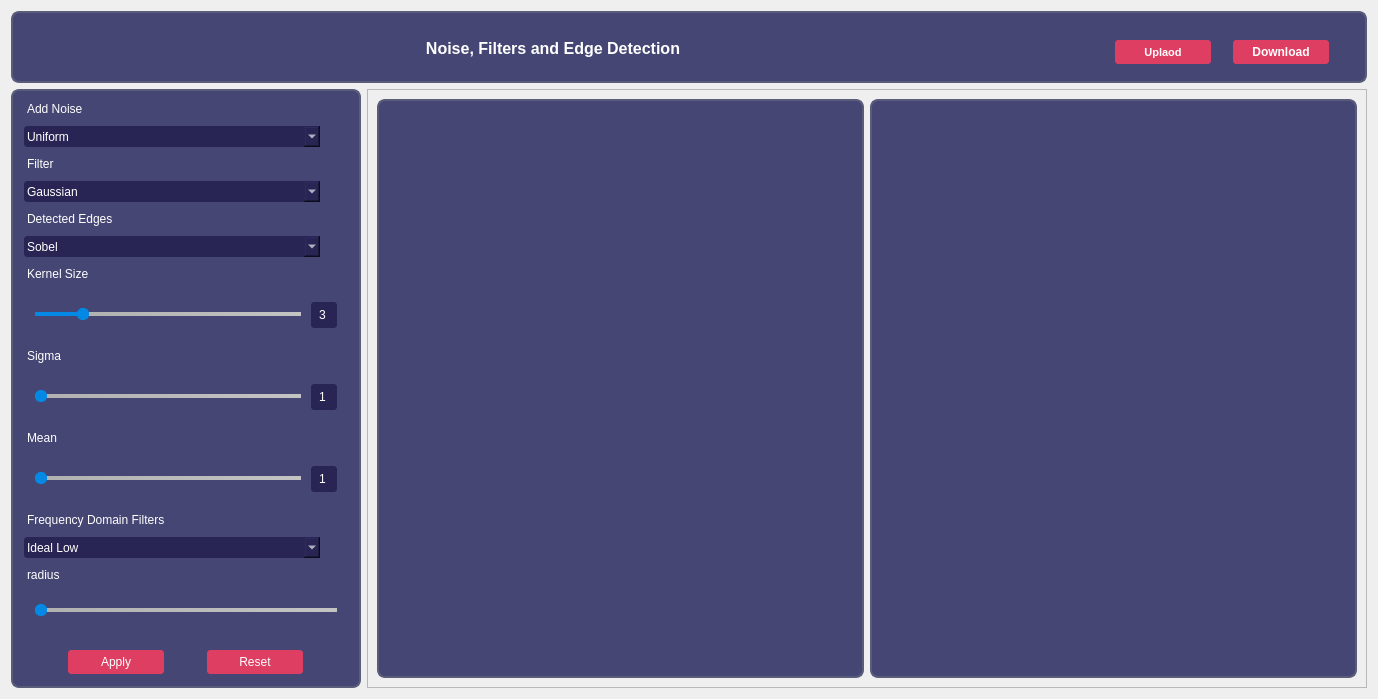
      <widget class="QWidget" name="tab">
       <attribute name="title">
        <string>Filter</string>
       </attribute>
       <layout class="QGridLayout" name="gridLayout_3">
        <item row="0" column="0" colspan="2">
         <widget class="QFrame" name="frame_16">
          <property name="maximumSize">
           <size>
            <width>16777215</width>
            <height>100</height>
           </size>
          </property>
          <property name="styleSheet">
           <string notr="true">background-color:#454674;
border-radius:8px;
border : 2px solid #5A5D7A; </string>
          </property>
          <property name="frameShape">
           <enum>QFrame::StyledPanel</enum>
          </property>
          <property name="frameShadow">
           <enum>QFrame::Raised</enum>
          </property>
          <layout class="QHBoxLayout" name="horizontalLayout_17" stretch="4,1">
           <item>
            <widget class="QFrame" name="frame_17">
             <property name="minimumSize">
              <size>
               <width>0</width>
               <height>50</height>
              </size>
             </property>
             <property name="styleSheet">
              <string notr="true">border : 2px solid #454674; </string>
             </property>
             <property name="frameShape">
              <enum>QFrame::StyledPanel</enum>
             </property>
             <property name="frameShadow">
              <enum>QFrame::Raised</enum>
             </property>
             <layout class="QVBoxLayout" name="verticalLayout_3">
              <item>
               <widget class="QLabel" name="label_3">
                <property name="minimumSize">
                 <size>
                  <width>0</width>
                  <height>30</height>
                 </size>
                </property>
                <property name="font">
                 <font>
                  <pointsize>12</pointsize>
                  <weight>75</weight>
                  <bold>true</bold>
                 </font>
                </property>
                <property name="styleSheet">
                 <string notr="true">color:white;
border : 2px solid #454674; </string>
                </property>
                <property name="text">
                 <string>Noise, Filters and Edge Detection</string>
                </property>
                <property name="alignment">
                 <set>Qt::AlignCenter</set>
                </property>
               </widget>
              </item>
             </layout>
            </widget>
           </item>
           <item>
            <widget class="QFrame" name="frame_18">
             <property name="minimumSize">
              <size>
               <width>0</width>
               <height>40</height>
              </size>
             </property>
             <property name="maximumSize">
              <size>
               <width>16777215</width>
               <height>40</height>
              </size>
             </property>
             <property name="styleSheet">
              <string notr="true">margin-top:0px;
border : 2px solid #454674; </string>
             </property>
             <property name="frameShape">
              <enum>QFrame::StyledPanel</enum>
             </property>
             <property name="frameShadow">
              <enum>QFrame::Raised</enum>
             </property>
             <layout class="QHBoxLayout" name="horizontalLayout">
              <item>
               <widget class="QPushButton" name="filterUpload_button">
                <property name="minimumSize">
                 <size>
                  <width>100</width>
                  <height>28</height>
                 </size>
                </property>
                <property name="maximumSize">
                 <size>
                  <width>100</width>
                  <height>16777215</height>
                 </size>
                </property>
                <property name="font">
                 <font>
                  <pointsize>8</pointsize>
                  <weight>75</weight>
                  <bold>true</bold>
                 </font>
                </property>
                <property name="styleSheet">
                 <string notr="true">background-color: #DE3E62;
border-radius: 5px;
color:white;

</string>
                </property>
                <property name="text">
                 <string>Uplaod</string>
                </property>
               </widget>
              </item>
              <item>
               <widget class="QPushButton" name="filterDownload_button">
                <property name="minimumSize">
                 <size>
                  <width>100</width>
                  <height>28</height>
                 </size>
                </property>
                <property name="maximumSize">
                 <size>
                  <width>100</width>
                  <height>16777215</height>
                 </size>
                </property>
                <property name="font">
                 <font>
                  <weight>75</weight>
                  <bold>true</bold>
                 </font>
                </property>
                <property name="styleSheet">
                 <string notr="true">background-color: #DE3E62;
border-radius: 5px;
color:white;
</string>
                </property>
                <property name="text">
                 <string>Download</string>
                </property>
               </widget>
              </item>
             </layout>
            </widget>
           </item>
          </layout>
         </widget>
        </item>
        <item row="2" column="0">
         <widget class="QFrame" name="frame_11">
          <property name="minimumSize">
           <size>
            <width>350</width>
            <height>0</height>
           </size>
          </property>
          <property name="maximumSize">
           <size>
            <width>300</width>
            <height>16777215</height>
           </size>
          </property>
          <property name="styleSheet">
           <string notr="true">background-color:#454674;
font: 9pt &quot;MS Shell Dlg 2&quot;;
border-radius:8px;
border : 2px solid #5A5D7A; </string>
          </property>
          <property name="frameShape">
           <enum>QFrame::StyledPanel</enum>
          </property>
          <property name="frameShadow">
           <enum>QFrame::Raised</enum>
          </property>
          <layout class="QVBoxLayout" name="verticalLayout_2">
           <item>
            <widget class="QLabel" name="label_4">
             <property name="font">
              <font>
               <family>MS Shell Dlg 2</family>
               <pointsize>9</pointsize>
               <weight>50</weight>
               <italic>false</italic>
               <bold>false</bold>
              </font>
             </property>
             <property name="styleSheet">
              <string notr="true">color:white;
border : 2px solid #454674; </string>
             </property>
             <property name="text">
              <string>Add Noise</string>
             </property>
            </widget>
           </item>
           <item>
            <widget class="QComboBox" name="noise_comboBox">
             <property name="minimumSize">
              <size>
               <width>0</width>
               <height>25</height>
              </size>
             </property>
             <property name="maximumSize">
              <size>
               <width>300</width>
               <height>16777215</height>
              </size>
             </property>
             <property name="styleSheet">
              <string notr="true">background-color: #282554;
border-radius: 5px;
color:white;
border : 2px solid #454674; 
</string>
             </property>
             <item>
              <property name="text">
               <string>Uniform</string>
              </property>
             </item>
             <item>
              <property name="text">
               <string>Gaussian</string>
              </property>
             </item>
             <item>
              <property name="text">
               <string>Salt &amp; Pepper</string>
              </property>
             </item>
            </widget>
           </item>
           <item>
            <widget class="QLabel" name="label_5">
             <property name="font">
              <font>
               <family>MS Shell Dlg 2</family>
               <pointsize>9</pointsize>
               <weight>50</weight>
               <italic>false</italic>
               <bold>false</bold>
              </font>
             </property>
             <property name="styleSheet">
              <string notr="true">color:white;
border : 2px solid #454674; </string>
             </property>
             <property name="text">
              <string>Filter</string>
             </property>
            </widget>
           </item>
           <item>
            <widget class="QComboBox" name="filter_comboBox">
             <property name="minimumSize">
              <size>
               <width>0</width>
               <height>25</height>
              </size>
             </property>
             <property name="maximumSize">
              <size>
               <width>300</width>
               <height>16777215</height>
              </size>
             </property>
             <property name="styleSheet">
              <string notr="true">background-color: #282554;
border-radius: 5px;
color:white;
border : 2px solid #454674; </string>
             </property>
             <item>
              <property name="text">
               <string>Gaussian</string>
              </property>
             </item>
             <item>
              <property name="text">
               <string>Average</string>
              </property>
             </item>
             <item>
              <property name="text">
               <string>Median</string>
              </property>
             </item>
            </widget>
           </item>
           <item>
            <widget class="QLabel" name="label_6">
             <property name="font">
              <font>
               <family>MS Shell Dlg 2</family>
               <pointsize>9</pointsize>
               <weight>50</weight>
               <italic>false</italic>
               <bold>false</bold>
              </font>
             </property>
             <property name="styleSheet">
              <string notr="true">color:white;
border : 2px solid #454674; </string>
             </property>
             <property name="text">
              <string>Detected Edges</string>
             </property>
            </widget>
           </item>
           <item>
            <widget class="QComboBox" name="edges_comboBox">
             <property name="minimumSize">
              <size>
               <width>0</width>
               <height>25</height>
              </size>
             </property>
             <property name="maximumSize">
              <size>
               <width>300</width>
               <height>16777215</height>
              </size>
             </property>
             <property name="styleSheet">
              <string notr="true">background-color: #282554;
border-radius: 5px;
color:white;
border : 2px solid #454674; </string>
             </property>
             <item>
              <property name="text">
               <string>Sobel</string>
              </property>
             </item>
             <item>
              <property name="text">
               <string>Roberts</string>
              </property>
             </item>
             <item>
              <property name="text">
               <string>Prewitt</string>
              </property>
             </item>
             <item>
              <property name="text">
               <string>Canny</string>
              </property>
             </item>
            </widget>
           </item>
           <item>
            <widget class="QLabel" name="label_8">
             <property name="font">
              <font>
               <family>MS Shell Dlg 2</family>
               <pointsize>9</pointsize>
               <weight>50</weight>
               <italic>false</italic>
               <bold>false</bold>
              </font>
             </property>
             <property name="styleSheet">
              <string notr="true">color:white;
border : 2px solid #454674; </string>
             </property>
             <property name="text">
              <string>Kernel Size</string>
             </property>
            </widget>
           </item>
           <item>
            <widget class="QFrame" name="frame_12">
             <property name="styleSheet">
              <string notr="true">border : 2px solid #454674; </string>
             </property>
             <property name="frameShape">
              <enum>QFrame::StyledPanel</enum>
             </property>
             <property name="frameShadow">
              <enum>QFrame::Raised</enum>
             </property>
             <layout class="QHBoxLayout" name="horizontalLayout_5">
              <item>
               <widget class="QSlider" name="kernel_slider">
                <property name="styleSheet">
                 <string notr="true">QSlider::groove:horizontal {
    border: 1px solid #999999;
    height: 2px;
}

QSlider::handle:horizontal {
    background: #0388E3;
    width: 10px;
    margin: -5px -1px;
    border-radius: 5px;
    border: 1px solid #0388E3;
}

QSlider::add-page:horizontal {
    background: qlineargradient(x1: 0, y1: 0, x2: 1, y2: 0, stop: 0 #B1B1B1, stop: 1 #c4c4c4);
}

QSlider::sub-page:horizontal {
    background: #0388E3;
}

QSlider::handle:horizontal:hover {
    background: #007ad9;
    border-color: #007ad9;
}
</string>
                </property>
                <property name="minimum">
                 <number>0</number>
                </property>
                <property name="maximum">
                 <number>6</number>
                </property>
                <property name="singleStep">
                 <number>1</number>
                </property>
                <property name="value">
                 <number>1</number>
                </property>
                <property name="sliderPosition">
                 <number>1</number>
                </property>
                <property name="orientation">
                 <enum>Qt::Horizontal</enum>
                </property>
               </widget>
              </item>
              <item alignment="Qt::AlignHCenter|Qt::AlignVCenter">
               <widget class="QLabel" name="kernel_label">
                <property name="minimumSize">
                 <size>
                  <width>30</width>
                  <height>30</height>
                 </size>
                </property>
                <property name="styleSheet">
                 <string notr="true">background-color: #282554;
border-radius: 5px;
color:white;
padding-left:5px;</string>
                </property>
                <property name="text">
                 <string>3</string>
                </property>
               </widget>
              </item>
             </layout>
            </widget>
           </item>
           <item>
            <widget class="QLabel" name="label_19">
             <property name="font">
              <font>
               <family>MS Shell Dlg 2</family>
               <pointsize>9</pointsize>
               <weight>50</weight>
               <italic>false</italic>
               <bold>false</bold>
              </font>
             </property>
             <property name="styleSheet">
              <string notr="true">color:white;
border : 2px solid #454674; </string>
             </property>
             <property name="text">
              <string>Sigma</string>
             </property>
            </widget>
           </item>
           <item>
            <widget class="QFrame" name="frame_13">
             <property name="styleSheet">
              <string notr="true">border : 2px solid #454674; </string>
             </property>
             <property name="frameShape">
              <enum>QFrame::StyledPanel</enum>
             </property>
             <property name="frameShadow">
              <enum>QFrame::Raised</enum>
             </property>
             <layout class="QHBoxLayout" name="horizontalLayout_6">
              <item>
               <widget class="QSlider" name="sigma_slider">
                <property name="styleSheet">
                 <string notr="true">QSlider::groove:horizontal {
    border: 1px solid #999999;
    height: 2px;
}

QSlider::handle:horizontal {
    background: #0388E3;
    width: 10px;
    margin: -5px -1px;
    border-radius: 5px;
    border: 1px solid #0388E3;
}

QSlider::add-page:horizontal {
    background: qlineargradient(x1: 0, y1: 0, x2: 1, y2: 0, stop: 0 #B1B1B1, stop: 1 #c4c4c4);
}

QSlider::sub-page:horizontal {
    background: #0388E3;
}

QSlider::handle:horizontal:hover {
    background: #007ad9;
    border-color: #007ad9;
}
</string>
                </property>
                <property name="minimum">
                 <number>1</number>
                </property>
                <property name="maximum">
                 <number>15</number>
                </property>
                <property name="sliderPosition">
                 <number>1</number>
                </property>
                <property name="orientation">
                 <enum>Qt::Horizontal</enum>
                </property>
               </widget>
              </item>
              <item>
               <widget class="QLabel" name="sigma_label">
                <property name="minimumSize">
                 <size>
                  <width>30</width>
                  <height>30</height>
                 </size>
                </property>
                <property name="styleSheet">
                 <string notr="true">background-color: #282554;
border-radius: 5px;
color:white;
padding-left:5px;</string>
                </property>
                <property name="text">
                 <string>1</string>
                </property>
               </widget>
              </item>
             </layout>
            </widget>
           </item>
           <item>
            <widget class="QLabel" name="label_21">
             <property name="font">
              <font>
               <family>MS Shell Dlg 2</family>
               <pointsize>9</pointsize>
               <weight>50</weight>
               <italic>false</italic>
               <bold>false</bold>
              </font>
             </property>
             <property name="styleSheet">
              <string notr="true">color:white;
border : 2px solid #454674; </string>
             </property>
             <property name="text">
              <string>Mean</string>
             </property>
            </widget>
           </item>
           <item>
            <widget class="QFrame" name="frame_14">
             <property name="styleSheet">
              <string notr="true">border : 2px solid #454674; </string>
             </property>
             <property name="frameShape">
              <enum>QFrame::StyledPanel</enum>
             </property>
             <property name="frameShadow">
              <enum>QFrame::Raised</enum>
             </property>
             <layout class="QHBoxLayout" name="horizontalLayout_7">
              <item>
               <widget class="QSlider" name="mean_slider">
                <property name="styleSheet">
                 <string notr="true">QSlider::groove:horizontal {
    border: 1px solid #999999;
    height: 2px;
}

QSlider::handle:horizontal {
    background: #0388E3;
    width: 10px;
    margin: -5px -1px;
    border-radius: 5px;
    border: 1px solid #0388E3;
}

QSlider::add-page:horizontal {
    background: qlineargradient(x1: 0, y1: 0, x2: 1, y2: 0, stop: 0 #B1B1B1, stop: 1 #c4c4c4);
}

QSlider::sub-page:horizontal {
    background: #0388E3;
}

QSlider::handle:horizontal:hover {
    background: #007ad9;
    border-color: #007ad9;
}
</string>
                </property>
                <property name="minimum">
                 <number>1</number>
                </property>
                <property name="value">
                 <number>1</number>
                </property>
                <property name="orientation">
                 <enum>Qt::Horizontal</enum>
                </property>
                <property name="tickPosition">
                 <enum>QSlider::NoTicks</enum>
                </property>
               </widget>
              </item>
              <item>
               <widget class="QLabel" name="mean_label">
                <property name="minimumSize">
                 <size>
                  <width>30</width>
                  <height>30</height>
                 </size>
                </property>
                <property name="styleSheet">
                 <string notr="true">background-color: #282554;
border-radius: 5px;
color:white;
padding-left:5px;</string>
                </property>
                <property name="text">
                 <string>1</string>
                </property>
               </widget>
              </item>
             </layout>
            </widget>
           </item>
           <item>
            <widget class="QLabel" name="label_7">
             <property name="font">
              <font>
               <family>MS Shell Dlg 2</family>
               <pointsize>9</pointsize>
               <weight>50</weight>
               <italic>false</italic>
               <bold>false</bold>
              </font>
             </property>
             <property name="styleSheet">
              <string notr="true">color:white;
border : 2px solid #454674; </string>
             </property>
             <property name="text">
              <string>Frequency Domain Filters</string>
             </property>
            </widget>
           </item>
           <item>
            <widget class="QComboBox" name="freqFilter_comboBox">
             <property name="minimumSize">
              <size>
               <width>0</width>
               <height>25</height>
              </size>
             </property>
             <property name="maximumSize">
              <size>
               <width>300</width>
               <height>16777215</height>
              </size>
             </property>
             <property name="styleSheet">
              <string notr="true">background-color: #282554;
border-radius: 5px;
color:white;
border : 2px solid #454674; 
</string>
             </property>
             <item>
              <property name="text">
               <string>Ideal Low</string>
              </property>
             </item>
             <item>
              <property name="text">
               <string>Ideal High</string>
              </property>
             </item>
             <item>
              <property name="text">
               <string>Gaussian</string>
              </property>
             </item>
            </widget>
           </item>
           <item>
            <widget class="QLabel" name="label_22">
             <property name="font">
              <font>
               <family>MS Shell Dlg 2</family>
               <pointsize>9</pointsize>
               <weight>50</weight>
               <italic>false</italic>
               <bold>false</bold>
              </font>
             </property>
             <property name="styleSheet">
              <string notr="true">color:white;
border : 2px solid #454674; </string>
             </property>
             <property name="text">
              <string>radius</string>
             </property>
            </widget>
           </item>
           <item>
            <widget class="QFrame" name="frame_19">
             <property name="styleSheet">
              <string notr="true">border : 2px solid #454674; </string>
             </property>
             <property name="frameShape">
              <enum>QFrame::StyledPanel</enum>
             </property>
             <property name="frameShadow">
              <enum>QFrame::Raised</enum>
             </property>
             <layout class="QHBoxLayout" name="horizontalLayout_8">
              <item>
               <widget class="QSlider" name="radius_slider_2">
                <property name="styleSheet">
                 <string notr="true">QSlider::groove:horizontal {
    border: 1px solid #999999;
    height: 2px;
}

QSlider::handle:horizontal {
    background: #0388E3;
    width: 10px;
    margin: -5px -1px;
    border-radius: 5px;
    border: 1px solid #0388E3;
}

QSlider::add-page:horizontal {
    background: qlineargradient(x1: 0, y1: 0, x2: 1, y2: 0, stop: 0 #B1B1B1, stop: 1 #c4c4c4);
}

QSlider::sub-page:horizontal {
    background: #0388E3;
}

QSlider::handle:horizontal:hover {
    background: #007ad9;
    border-color: #007ad9;
}
</string>
                </property>
                <property name="minimum">
                 <number>1</number>
                </property>
                <property name="value">
                 <number>1</number>
                </property>
                <property name="orientation">
                 <enum>Qt::Horizontal</enum>
                </property>
                <property name="tickPosition">
                 <enum>QSlider::NoTicks</enum>
                </property>
               </widget>
              </item>
             </layout>
            </widget>
           </item>
           <item>
            <widget class="QFrame" name="frame_15">
             <property name="minimumSize">
              <size>
               <width>0</width>
               <height>40</height>
              </size>
             </property>
             <property name="maximumSize">
              <size>
               <width>16777215</width>
               <height>40</height>
              </size>
             </property>
             <property name="styleSheet">
              <string notr="true">margin-top:0px;
border : 2px solid #454674; 
</string>
             </property>
             <property name="frameShape">
              <enum>QFrame::StyledPanel</enum>
             </property>
             <property name="frameShadow">
              <enum>QFrame::Raised</enum>
             </property>
             <layout class="QHBoxLayout" name="horizontalLayout_4">
              <item>
               <widget class="QPushButton" name="apply_button">
                <property name="minimumSize">
                 <size>
                  <width>100</width>
                  <height>28</height>
                 </size>
                </property>
                <property name="maximumSize">
                 <size>
                  <width>100</width>
                  <height>16777215</height>
                 </size>
                </property>
                <property name="font">
                 <font>
                  <family>MS Shell Dlg 2</family>
                  <pointsize>9</pointsize>
                  <weight>50</weight>
                  <italic>false</italic>
                  <bold>false</bold>
                 </font>
                </property>
                <property name="styleSheet">
                 <string notr="true">background-color: #DE3E62;
border-radius: 5px;
color:white;

</string>
                </property>
                <property name="text">
                 <string>Apply</string>
                </property>
               </widget>
              </item>
              <item>
               <widget class="QPushButton" name="reset_button">
                <property name="minimumSize">
                 <size>
                  <width>100</width>
                  <height>28</height>
                 </size>
                </property>
                <property name="maximumSize">
                 <size>
                  <width>100</width>
                  <height>16777215</height>
                 </size>
                </property>
                <property name="font">
                 <font>
                  <family>MS Shell Dlg 2</family>
                  <pointsize>9</pointsize>
                  <weight>50</weight>
                  <italic>false</italic>
                  <bold>false</bold>
                 </font>
                </property>
                <property name="styleSheet">
                 <string notr="true">background-color: #DE3E62;
border-radius: 5px;
color:white;
</string>
                </property>
                <property name="text">
                 <string>Reset</string>
                </property>
               </widget>
              </item>
             </layout>
            </widget>
           </item>
          </layout>
         </widget>
        </item>
        <item row="2" column="1">
         <widget class="QFrame" name="frame_10">
          <property name="minimumSize">
           <size>
            <width>1000</width>
            <height>0</height>
           </size>
          </property>
          <property name="maximumSize">
           <size>
            <width>2000</width>
            <height>16777215</height>
           </size>
          </property>
          <property name="frameShape">
           <enum>QFrame::StyledPanel</enum>
          </property>
          <property name="frameShadow">
           <enum>QFrame::Raised</enum>
          </property>
          <layout class="QHBoxLayout" name="horizontalLayout_3">
           <item>
            <widget class="QFrame" name="frame_6">
             <property name="minimumSize">
              <size>
               <width>300</width>
               <height>0</height>
              </size>
             </property>
             <property name="maximumSize">
              <size>
               <width>650</width>
               <height>750</height>
              </size>
             </property>
             <property name="styleSheet">
              <string notr="true">background-color:#454674;
border-radius:8px;
border : 2px solid #5A5D7A; </string>
             </property>
             <property name="frameShape">
              <enum>QFrame::StyledPanel</enum>
             </property>
             <property name="frameShadow">
              <enum>QFrame::Raised</enum>
             </property>
             <layout class="QGridLayout" name="gridLayout_4">
              <item row="0" column="0">
               <widget class="QLabel" name="original_image">
                <property name="styleSheet">
                 <string notr="true">border : 2px solid #454674; </string>
                </property>
                <property name="text">
                 <string/>
                </property>
               </widget>
              </item>
             </layout>
            </widget>
           </item>
           <item>
            <widget class="QFrame" name="frame_7">
             <property name="minimumSize">
              <size>
               <width>300</width>
               <height>0</height>
              </size>
             </property>
             <property name="maximumSize">
              <size>
               <width>650</width>
               <height>750</height>
              </size>
             </property>
             <property name="styleSheet">
              <string notr="true">background-color:#454674;
border-radius:8px;
border : 2px solid #5A5D7A; </string>
             </property>
             <property name="frameShape">
              <enum>QFrame::StyledPanel</enum>
             </property>
             <property name="frameShadow">
              <enum>QFrame::Raised</enum>
             </property>
             <layout class="QGridLayout" name="gridLayout_5">
              <item row="0" column="0">
               <widget class="QLabel" name="filtered_image">
                <property name="styleSheet">
                 <string notr="true">border : 2px solid #454674; </string>
                </property>
                <property name="text">
                 <string/>
                </property>
               </widget>
              </item>
             </layout>
            </widget>
           </item>
          </layout>
         </widget>
        </item>
       </layout>
      </widget>
